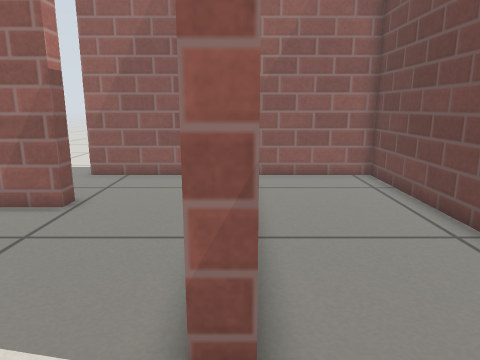
View 1 (above)

20 first-person views from a walk through a world built for the Gazebo simulator. The camera is 0.59 m above the floor, tilts 12° down and sees 70° across. The floor is counted in squares, 0.2 m on a side. Each view is taken from the middle of a square. On the plan, view 1 faces up. The plan holds only what a view shows up to about 20 squares ahead; the rest is blank. Gazebo's built-in surfaces are drawn with simple patterns.

View 2
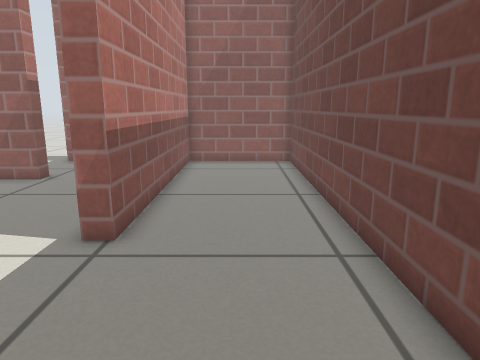

View 3
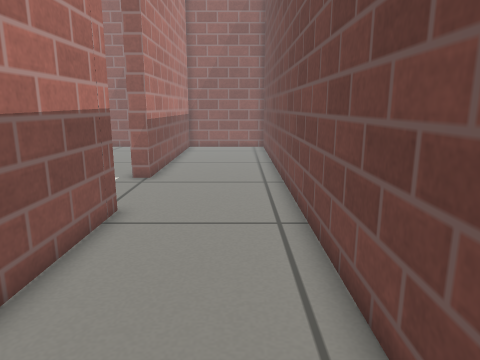

View 4
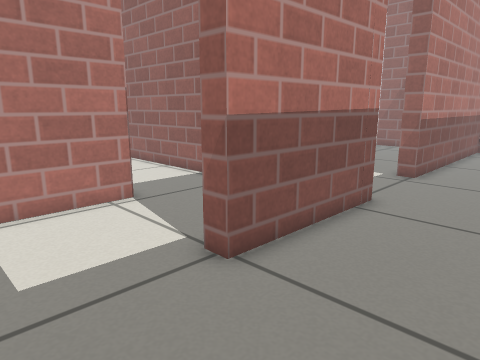

View 5
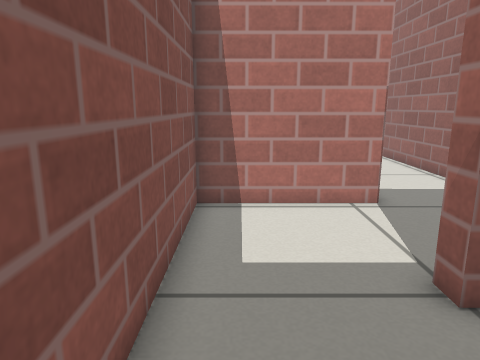

View 6
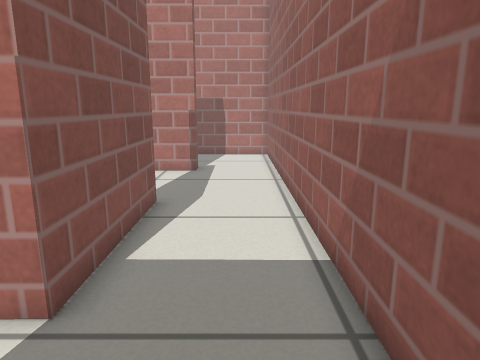

View 7
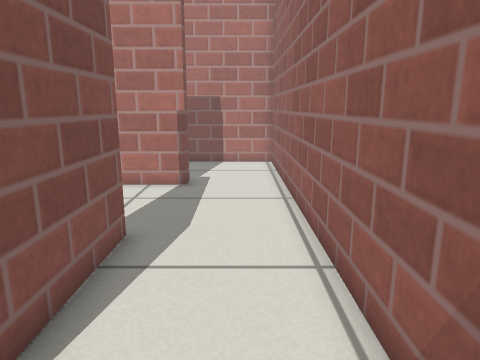

View 8
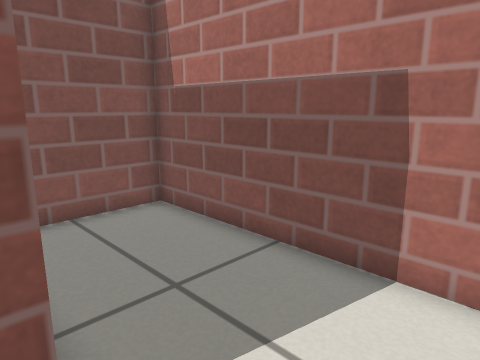

View 9
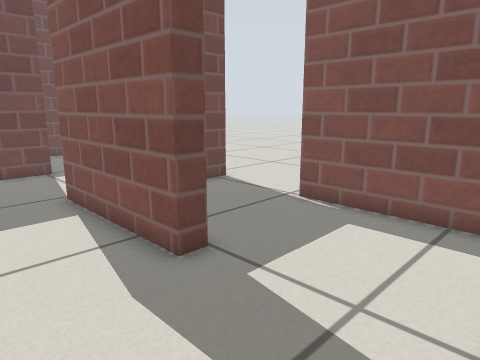

View 10
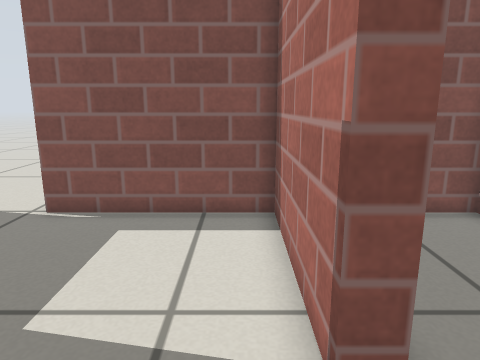

View 11
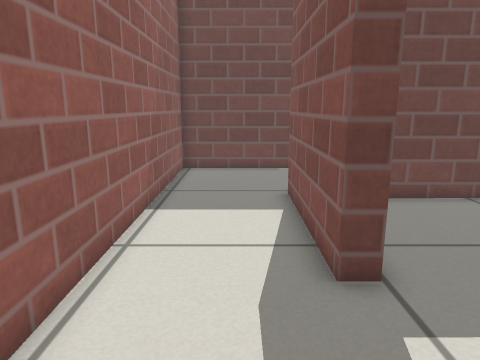

View 12
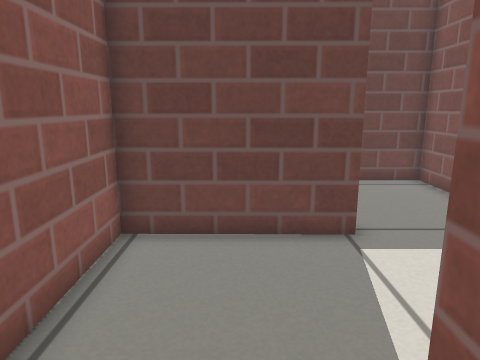

View 13
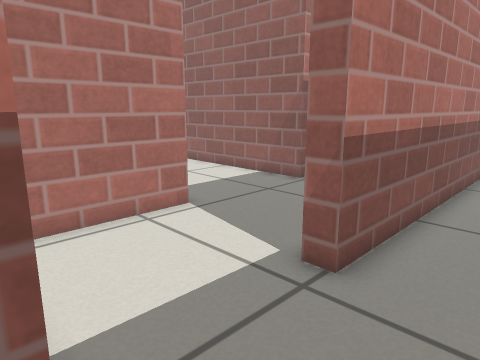

View 14
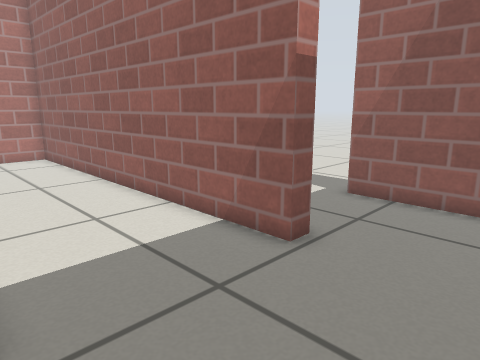

View 15
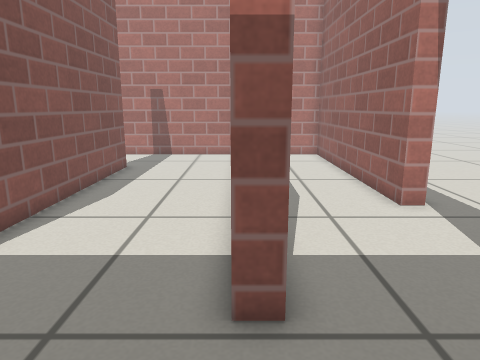

View 16
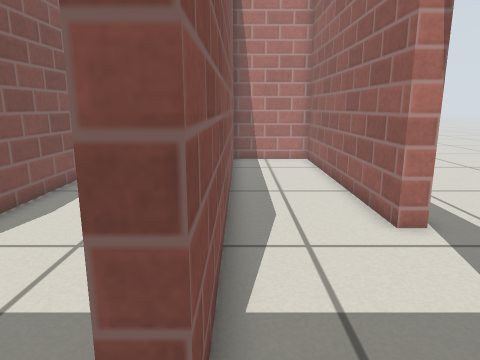

View 17
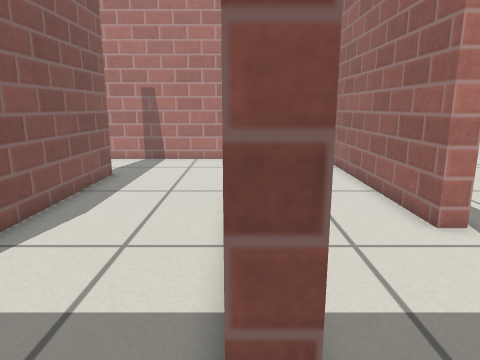

View 18
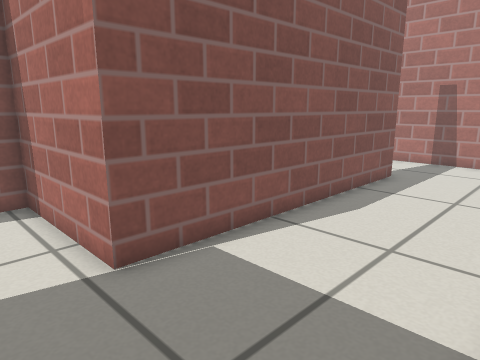

View 19
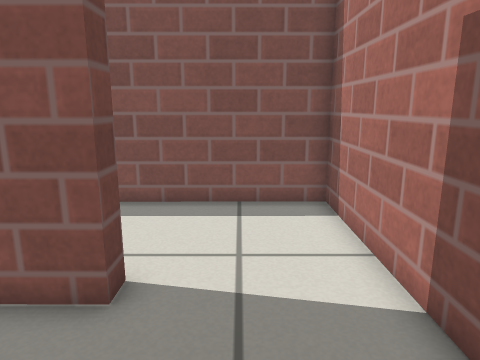

View 20
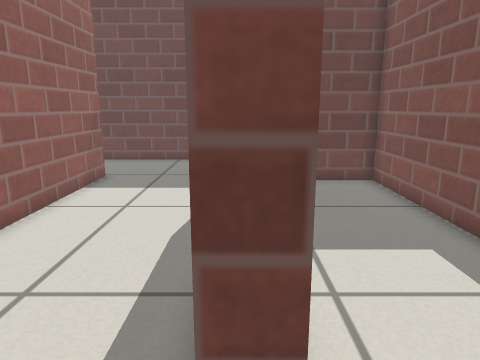

### Floor plan
Points are (right, up) in squares from view 1. A wall is a line through its corners. A room is listed if a view was taken in it or the views show most of it. See-through windows are left out.
Room 1 (views 1, 2, 3, 4, 5, 13)
walls: (0.4, -1.4) (0.4, -7.7) (-0.4, -7.7); (-0.6, -12.3) (5.8, -12.3) (5.8, 14.9) (0.2, 14.9) (0.2, 3.3) (-0.6, 3.3)
ways out: opening at (0, 1) to room 8; opening at (0, -10) to room 9
Room 2 (views 6, 7, 10, 12)
walls: (-11.6, -7.5) (-11.6, -6.7) (-5.3, -6.7); (-17, -6.1) (-17, -7.6); (-0.4, -7.7) (-0.3, -2.2) (-16.5, -2.3)
ways out: opening at (-17.5, -4.5) to room 3; opening at (-14, -7) to room 7; opening at (-3, -7) to room 9
Room 3 (views 8, 9, 11)
walls: (-17.8, -6.1) (-17, -6.1); (-16.5, -2.3) (-22.7, -2.3) (-22.7, -12.3) (-19.1, -12.3)
ways out: opening at (-17.5, -4.5) to room 2
Room 4 (views 14, 19, 20)
walls: (-5.3, 9.9) (-22.7, 9.9) (-22.7, 3.5); (-18, 3.4) (-18, 4.3) (-5.5, 4.2) (-5.5, 3.7); (-0.6, 6.9) (-0.6, 9.4)
ways out: opening at (-3, 10) to room 5; opening at (-20.5, 4) to room 6; opening at (-3, 4) to room 8
Room 5 (views 15, 16, 17, 18)
walls: (-11.1, 14.9) (-22.7, 14.9) (-22.7, 10.6); (-19.8, 10.6) (-5.3, 10.6) (-5.3, 9.9); (-2.5, 14.9) (-6.6, 14.9); (-0.6, 9.4) (-0.6, 11.9); (-22.1, 10.6) (-21.3, 10.6)
ways out: opening at (-3, 10) to room 4; open door at (-8.8, 15.4)
Room 6 (no view inside)
walls: (-12.6, -1.5) (-6.2, -1.5) (-6.2, 0.9); (-22.7, 3.5) (-22.7, -1.5) (-16.2, -1.5)
ways out: opening at (-20.5, 4) to room 4
Room 7 (no view inside)
walls: (-17, -7.6) (-17, -12.3) (-10.4, -12.3); (-6.1, -13.2) (-6.1, -9.8)
ways out: opening at (-14, -7) to room 2; open door at (-8.2, -12.6)
Room 8 (no view inside)
walls: (-5.6, -1.5) (-4.8, -1.5); (-5.3, 3.9) (-5.3, -1.5)
ways out: opening at (0, 1) to room 1; opening at (-3, 4) to room 4
Room 9 (no view inside)
walls: (-5.3, -6.7) (-5.3, -12.3) (-0.6, -12.3)
ways out: opening at (0, -10) to room 1; opening at (-3, -7) to room 2

Where each view was taken, in squares from view 1:
view 1: 0 up, 0 right, facing up
view 2: 4 down, 3 right, facing up
view 3: 11 down, 4 right, facing up
view 4: 12 down, 5 right, facing up-left
view 5: 11 down, 5 right, facing left
view 6: 4 down, 1 left, facing left
view 7: 4 down, 4 left, facing left
view 8: 3 down, 17 left, facing down-left
view 9: 3 down, 17 left, facing down-right
view 10: 3 down, 16 left, facing down
view 11: 5 down, 17 left, facing right
view 12: 5 down, 8 left, facing right
view 13: 2 down, 3 right, facing up-left
view 14: 4 up, 1 left, facing up-left
view 15: 10 up, 1 left, facing left
view 16: 11 up, 3 left, facing left
view 17: 10 up, 3 left, facing left
view 18: 10 up, 3 left, facing down-left
view 19: 9 up, 20 left, facing down
view 20: 4 up, 20 left, facing right
